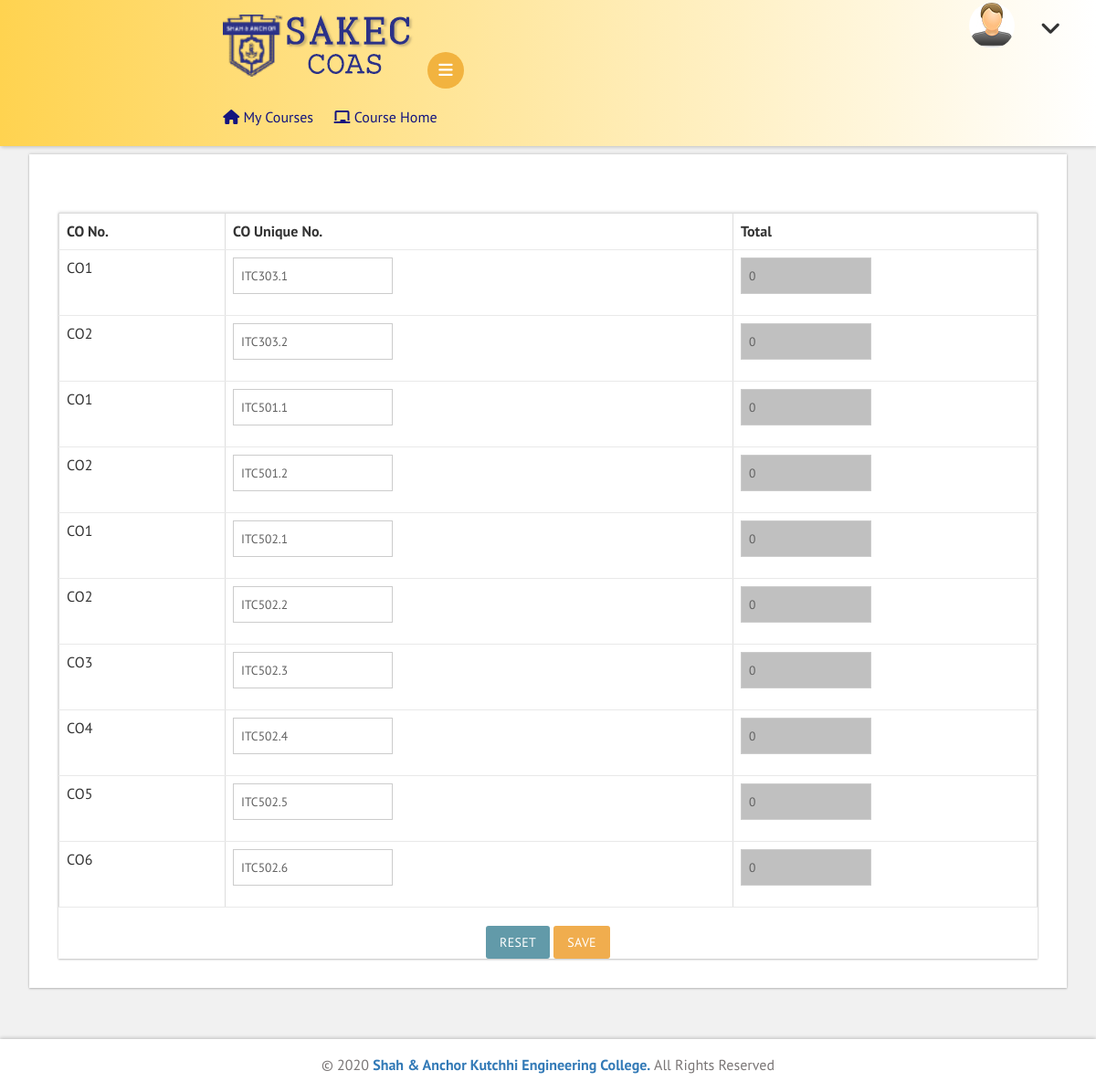
Screenshot of /edm/co_am.php with the database file from the repository.
### tables this page shows
CREATE TABLE `co_list` (
  `trans_id` varchar(30) NOT NULL,
  `co_id` varchar(30) NOT NULL,
  `course_id` varchar(15) DEFAULT NULL,
  `co_no` varchar(3) DEFAULT NULL,
  `sem` int(2) DEFAULT NULL,
  `co_stmt` varchar(1000) DEFAULT NULL,
  `bl_level` varchar(3) DEFAULT NULL,
  `weightage` float DEFAULT NULL,
  `syll_module` int(2) DEFAULT NULL,
  `pso` varchar(50) DEFAULT NULL,
  `pi_po` varchar(200) DEFAULT NULL,
  `term` varchar(10) DEFAULT NULL
);

### edm/co_am.php (the view, shortened to what this page needs)
<!DOCTYPE HTML>
<html>
<head>
<link href="css/bootstrap.css" rel='stylesheet' type='text/css' />
<link href="css/style.css" rel='stylesheet' type='text/css' />
<link rel="stylesheet" href="https://cdnjs.cloudflare.com/ajax/libs/font-awesome/4.7.0/css/font-awesome.min.css">
<link href='css/SidebarNav.min.css' media='all' rel='stylesheet' type='text/css'/>
<link href="css/custom.css" rel="stylesheet">
<link rel="stylesheet" href="https://cdnjs.cloudflare.com/ajax/libs/bootstrap-select/1.7.5/css/bootstrap-select.min.css">
</head>
<body id="mainclass" class="cbp-spmenu-push-toright">
	<div class="main-content">
		<?php
		include "theory_course_pages_sidebar.php";
		?>
		<div id="page-wrapper">
		<div class="row">
			<h3 class="title1"><b>Contribution of each Assessment Method (AM) in every CO</b> (<?php echo $_SESSION['course_id']; ?>):</h3>
				<div class="form-three widget-shadow">
				<div class=" panel-body-inputin">
				<form id="co_am_form" onsubmit="return checkTotal()" action="co_am_save.php" class="form-horizontal" enctype="multipart/form-data" method="POST">
				<div class="table-responsive bs-example widget-shadow" data-example-id="contextual-table">
				<table class="table table-bordered">
				<?php
				include 'login_config.php';
				$course_id=$_SESSION['course_id'];
				$am=array();
				$co_qry="SELECT * FROM `co_list` WHERE `co_id` LIKE '$course_id%'";
				$co_am_qry="SELECT * FROM `co_am` WHERE `course_id`='$course_id'";
				$co_am_result = mysqli_query($conn,$co_am_qry);
				$co_result = mysqli_query($conn,$co_qry);
				?>
				<thead>
				<th>CO No.</th><th>CO Unique No.</th>
				<th>Total</th>
				</thead>
				<tbody id="co_am">
				<?php
				$no=1;
				if (mysqli_num_rows($co_am_result) > 0)
				{
					while($co_am_row = mysqli_fetch_assoc($co_am_result))
					{
						$sum=0;
						echo "<tr>";
						echo "<td>CO".$no."</td>";
						echo "<td><div class='form-group'><div class='col-md-10'><div class='input-group'><input type='text' name='co_id[]' class='form-control1' value=".$co_am_row['co_id']." readonly></div></div></div></td>";
						for($y=0;$y<sizeof($am);$y++)
						{
							echo "<td><div class='form-group'><div class='col-md-10'><div class='input-group'><input type='number' name='".$am[$y]."[]' value='".$co_am_row[$am[$y]]."' class='form-control1' value=0 max='100' min='0' onchange='calculateSum(this)' oninput='validity.valid || (value=0);' readonly style='background-color:#dfdfdf;'></div></div></div></td>";
							$sum+=$co_am_row[$am[$y]];
						}
						echo "<td><div class='form-group'><div class='col-md-6'><input type='number' name='total[]' class='form-control1' value='".$sum."' max='100' min='100' readonly style='background-color:#C0C0C0;'></div><div class='col-md-6'><button type='button' class=\"btn btn-success\" onclick=\"editRow(this)\"><i class=\"fa fa-pencil-square-o\"></i></button></div></div></td>";
						echo "</tr>";
					}
				}
				else
				{
					if (mysqli_num_rows($co_result) > 0)
					{
						while($co_row = mysqli_fetch_assoc($co_result))
						{
							echo "<tr>";
							echo "<td>".$co_row['co_no']."</td>";
							echo "<td><div class='form-group'><div class='col-md-10'><div class='input-group'><input type='text' name='co_id[]' class='form-control1' value=".$co_row['co_id']." readonly></div></div></div></td>";
							echo "<td><div class='form-group'><div class='col-md-6'><input type='number' name='total[]' class='form-control1' value='0' max='100' min='100' readonly style='background-color:#C0C0C0;'></div><div class='col-md-6'></div></div></td>";
							echo "</tr>";
						}
					}
				}
				?>
				</tbody></table>
				<center><button type="reset" class="btn btn-default">Reset</button>   <button type="submit" class="btn btn-warning">Save</button></center>
				</form>
				</div>
				</div>
				</div>
		</div>
		</div>
	<div class="footer">
	   <p>&copy; 2020 <a target="_blank" href="http://shahandanchor.com/">Shah & Anchor Kutchhi Engineering College.</a> All Rights Reserved </p>
	</div>
</body>
</html>

### edm/css/custom.css (style rules this page uses)
#page-wrapper { padding:5em 2em 2.5em; background-color: #F1F1F1; }

### rows the page displays
co_list: co_no "CO1", co "ITC303.1"
co_list: co_no "CO2", co "ITC303.2"
co_list: co_no "CO1", co "ITC501.1"
co_list: co_no "CO2", co "ITC501.2"
co_list: co_no "CO1", co "ITC502.1"
co_list: co_no "CO2", co "ITC502.2"
co_list: co_no "CO3", co "ITC502.3"
co_list: co_no "CO4", co "ITC502.4"
co_list: co_no "CO5", co "ITC502.5"
co_list: co_no "CO6", co "ITC502.6"
